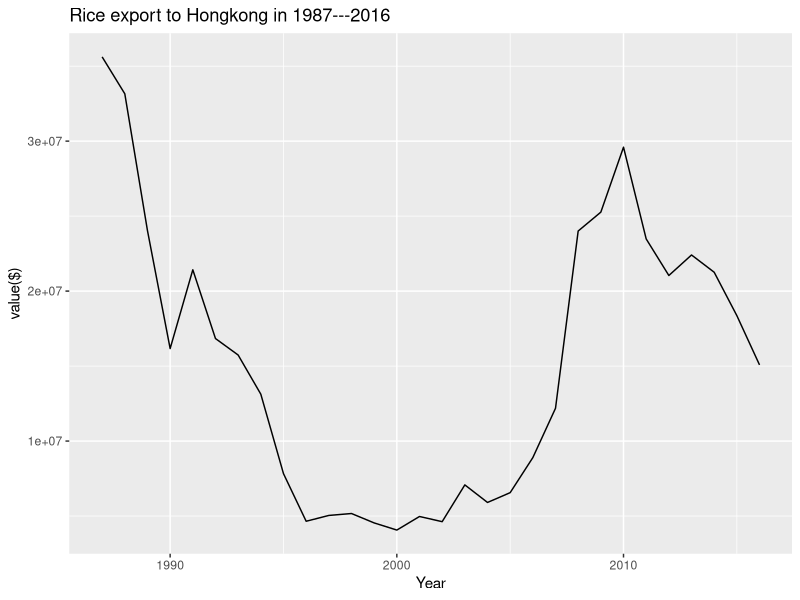

The R script that drew this image:
#========3======
#======Revisit a data set========
library(tidyr)
library(dplyr)
library(ggplot2)
setwd('D:/ESE5023/ESE5023_Assignments/Data')

Rice_export <- as_tibble(read.csv("Rice_China_export_Value.csv",header = T))
Rice_export %>% 
  filter(Partner.Country.Code == 96) %>% 
  ggplot(aes(Year,Value*1000))+
  geom_line()+
  labs(title = "Rice export to Hongkong in 1987---2016")+
  xlab("Year")+
  ylab('value($)')
  
